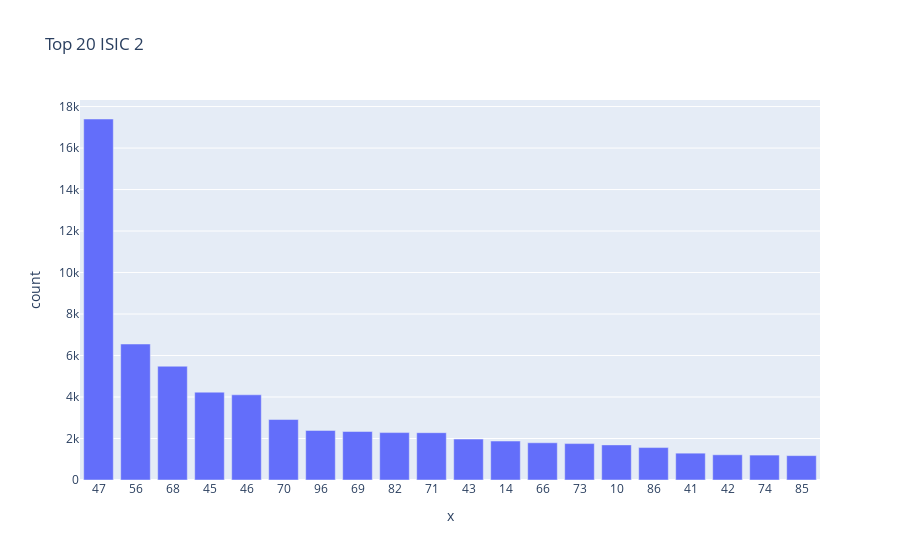

Source (notebook cell):
### Code cell
counts=coc.groupby(['isic_2','isic_2_lab']).size().sort_values(ascending=False).head(20).reset_index().rename(columns={0:'count'})
px.bar(counts, x=counts['isic_2'].astype(str), y=counts['count'], title='Top 20 ISIC 2', hover_data=['isic_2_lab'])

### Figure 1 — Plotly figure (JSON) as saved in the notebook; plotly's stock layout.template omitted (floating-point values rounded to 4 significant figures)
{"data": [{"alignmentgroup": "True", "customdata": [["Retail trade, except of motor vehicles and motorcycles"], ["Food and beverage service activities"], ["Real estate activities"], ["Wholesale and retail trade and repair of motor vehicles and motorcycles"], ["Wholesale trade, except of motor vehicles and motorcycles"], ["Activities of head offices; management consultancy activities"], ["Other personal service activities"], ["Legal and accounting activities"], ["Office administrative, office support and other business support activities"], ["Architectural and engineering activities; technical testing and analysis"], ["Specialized construction activities"], ["Manufacture of wearing apparel"], ["Activities auxiliary to financial service and insurance activities"], ["Advertising and market research"], ["Manufacture of food products"], ["Human health activities"], ["Construction of buildings"], ["Civil engineering"], ["Other professional, scientific and technical activities"], ["Education"]], "hovertemplate": "x=%{x}<br>count=%{y}<br>isic_2_lab=%{customdata[0]}<extra></extra>", "legendgroup": "", "marker": {"color": "#636efa", "pattern": {"shape": ""}}, "name": "", "offsetgroup": "", "orientation": "v", "showlegend": false, "textposition": "auto", "type": "bar", "x": ["47", "56", "68", "45", "46", "70", "96", "69", "82", "71", "43", "14", "66", "73", "10", "86", "41", "42", "74", "85"], "xaxis": "x", "y": [17400, 6555, 5484, 4234, 4107, 2915, 2390, 2336, 2285, 2281, 1973, 1878, 1794, 1755, 1693, 1563, 1293, 1215, 1201, 1175], "yaxis": "y"}], "layout": {"barmode": "relative", "legend": {"tracegroupgap": 0}, "title": {"text": "Top 20 ISIC 2"}, "xaxis": {"anchor": "y", "domain": [0, 1], "title": {"text": "x"}}, "yaxis": {"anchor": "x", "domain": [0, 1], "title": {"text": "count"}}}}
